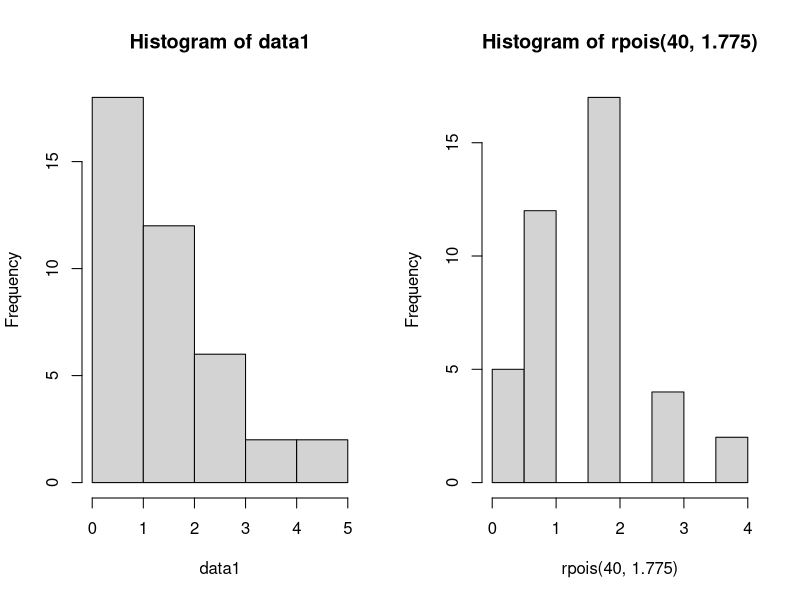

The R script that drew this image:
  data1 <- c(0,1,2,0,2,3,2,0,2,3,2,1,1,1,2,5,2,3,2,0,3,1,2,4,0,5,1,1,3,2,4,0,1,3,0,2,1,1,1,2)
# # theta <- (7*0+11*1+12*2+6*3+4*2+5*2)/40
# # sigma <- sd(data1)
# # theta - qnorm((1-0.95)/2)*sigma
# # theta - qnorm((1+0.95)/2)*sigma
# # 
# 
# # sel_1 <-c(3.17,2.34,2.61,2.45,2.27,2.54,5.09,2.60,2.93,2.62,3.10,2.52,3.44,5.85,2.28,4.05,2.84,1.90,3.10,2.60)
# # sel_2  <-c(3.82,2.05,2.65,3.18,2.29,2.67,2.59,2.28,3.83,1.25,2.49,0.82,1.99,2.17,0.99,2.23,1.33,3.27,1.62,3.15)
# # var.test(sel_1,sel_2, ratio =1, alternative = "two.sided", conf.level = 0.95)
# # t.test(sel_1, sel_2, alternative = "two.sided", var.equal = FALSE, conf.level = 0.95)
# 
# shapiro.test(data1)
# ks.test(data1, rnorm(40,1.775,1.33), exact = FALSE)

X <- c(0.62,0.42,0.58,0.95,0.54,1.29,0.48,4.87,2.89,1.12,0.34,0.49,0.09,2.70,1.25,0.64,1.10,0.74,1.67,0.23,0.51,0.79,1.00,1.82,1.92,0.89,1.60,0.42,3.81,2.62)
Y <- c(0.66,0.90,0.93,0.29,0.80,0.45,0.87,1.82,0.38,0.47,0.19,0.53,2.48,1.98,1.45,0.68,0.60,1.27,0.95,1.30,0.52,1.09,0.22,2.22,0.69,1.39,0.97,2.80,1.91)

wilcox.test(X,Y)
par(mfrow = c(1,2))
#hist(rnorm(40,1.775,1.33))
hist(data1)
#hist(rexp (40,2))
#hist (rbinom(1,40,0.5))
hist(rpois(40,1.775))
#hist(rchisq(40,2))

chisq.test(data1, rpois(40,1.775))
  

